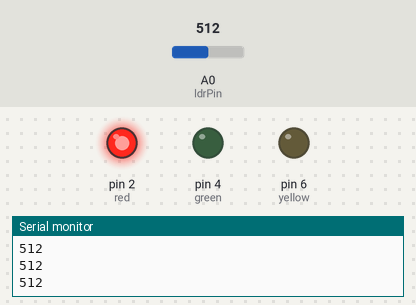
Bench run of a sketch on a simulated Arduino Uno, built with avr-gcc and run on an emulated ATmega328P. Parts: output pins drawn as LEDs (lit = HIGH), the last lines printed to the serial monitor. The test bench sets the inputs (shaded band); at power-on: A0 (ldrPin) = 512.

Above: at 1.2 s.
1.3 s: A0 (ldrPin) set to 215
2.8 s: A0 (ldrPin) set to 190
At 4.2 s:
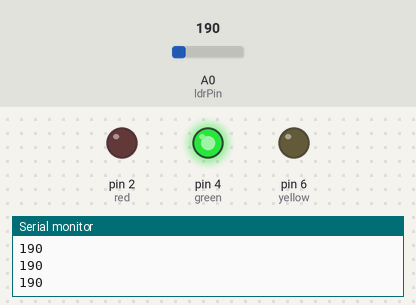
4.5 s: A0 (ldrPin) set to 163
6.0 s: A0 (ldrPin) set to 137
At 7.1 s:
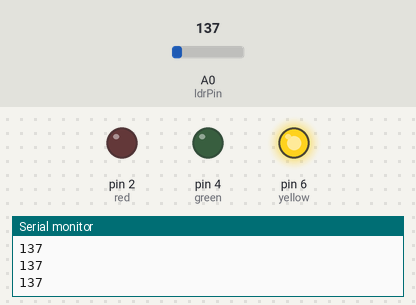
7.7 s: A0 (ldrPin) set to 159
At 8.6 s:
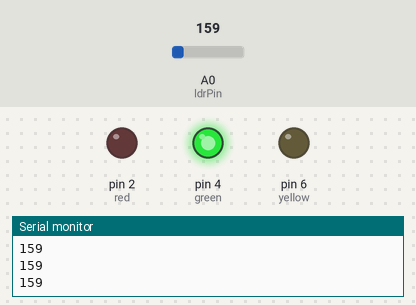
9.5 s: A0 (ldrPin) set to 140
At 10.1 s:
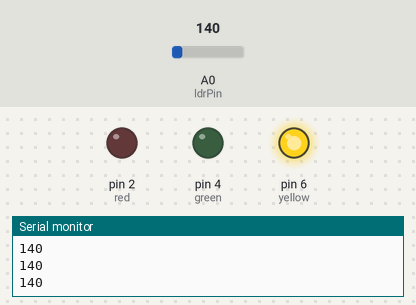
Timing chart, 0 to 12.3 s (numbered marks = the images above; inputs shaded):
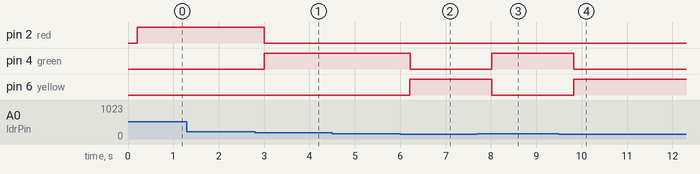

Measured:
- the behaviour switches between 201 and 200 on A0 (ldrPin) (found by bisection; images 0 and 1)
- the behaviour switches between 150 and 149 on A0 (ldrPin) (found by bisection; images 1 and 2)
- after the input at 2.8 s, pin 2 (red): HIGH → LOW after 0.21 s; pin 4 (green): LOW → HIGH after 0.21 s
- after the input at 6.0 s, pin 4 (green): HIGH → LOW after 0.22 s; pin 6 (yellow): LOW → HIGH after 0.22 s
- after the input at 7.7 s, pin 4 (green): LOW → HIGH after 0.32 s; pin 6 (yellow): HIGH → LOW after 0.32 s
- after the input at 9.5 s, pin 4 (green): HIGH → LOW after 0.33 s; pin 6 (yellow): LOW → HIGH after 0.33 s

The sketch:

LdrSample.ino
```cpp
int ldrPin = A0;
int red = 2;
int green =4;
int yellow = 6;
int ldrval=0;
void setup() {
  // put your setup code here, to run once:
  pinMode(red,OUTPUT);
  pinMode(green,OUTPUT);
  pinMode(yellow,OUTPUT);
  pinMode(ldrPin,INPUT);
  Serial.begin(9600);
}

void loop() {
  // put your main code here, to run repeatedly:
  ldrval=analogRead(ldrPin);
  ldrval=analogRead(ldrPin);
  ldrval=analogRead(ldrPin);
  Serial.println(ldrval);
  delay(200);
  if (ldrval <= 200 && ldrval >= 150){
    digitalWrite(green,HIGH);
    digitalWrite(yellow,LOW);
    digitalWrite(red,LOW);
  }else if (ldrval >= 100 && ldrval <=149) {
  digitalWrite(red,LOW);
  digitalWrite(yellow,HIGH);
  digitalWrite(green,LOW);
}else {
  digitalWrite(red,HIGH);
  digitalWrite(green,LOW);
  digitalWrite(yellow,LOW);
}
}
```
